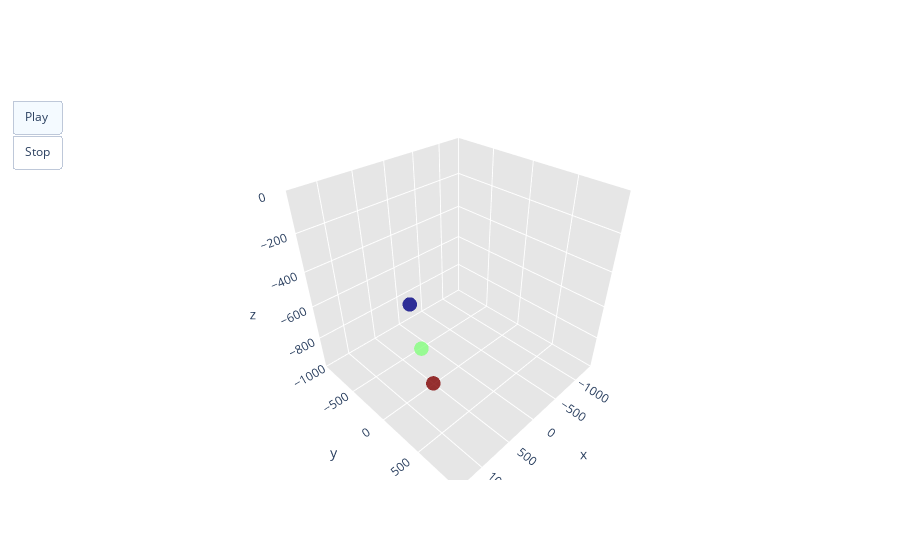

The code cell stored with this chart in its notebook:
### Markdown cell above
### 3D Plotting

### Code cell
# this cell was copied and pasted straight from the FreeMoCap output .ipynb file (except for all of the code for displaying text)

def calculate_axes_means(skeleton_3d_data):
    mx_skel = np.nanmean(skeleton_3d_data[:,0:33,0])
    my_skel = np.nanmean(skeleton_3d_data[:,0:33,1])
    mz_skel = np.nanmean(skeleton_3d_data[:,0:33,2])

    return mx_skel, my_skel, mz_skel

ax_range = 1500

mx_skel, my_skel, mz_skel = calculate_axes_means(freemocap_3d_body_data)

# Create a list of frames
frames = [go.Frame(data=[go.Scatter3d(
    x=freemocap_3d_body_data[i, [11, 13, 15], 0],
    y=freemocap_3d_body_data[i, [11, 13, 15], 1],
    z=freemocap_3d_body_data[i, [11, 13, 15], 2],
    mode='markers',#+text',
    marker=dict(
        size=5,  # Adjust marker size as needed
        color=freemocap_3d_body_data[i, 11:17:2, 1],
        colorscale='Jet',
        opacity=0.8
    )
)], name=str(i),
# add spherical coord annotations -BD
layout = go.Layout(annotations = [
    dict(
        text = "( Theta-arm : Bicep force : Theta-u (elbow angle) ): ",
        x = 0.1, y = 1,
        showarrow = False
    ),
    dict(
        text = "\t" + str(freemocap_3d_body_data[i, 26, :]),
        x = 0.1, y = 0.9,
        showarrow = False
    ),
    dict(
        text = "Rho: " + str(freemocap_3d_body_data[i, 27, :]),
        x = 0.1, y = 0.8,
        showarrow = False
    ),
    dict(
        text = "Theta: " + str(freemocap_3d_body_data[i, 28, :]),
        x = 0.1, y = 0.7,
        showarrow = False
    ),
    dict(
        text = "Phi: " + str(freemocap_3d_body_data[i, 29, :]),
        x = 0.1, y = 0.6,
        showarrow = False
    ),
])
) for i in range(freemocap_3d_body_data.shape[0])]

# Define axis properties
axis = dict(
    showbackground=True,
    backgroundcolor="rgb(230, 230,230)",
    gridcolor="rgb(255, 255, 255)",
    zerolinecolor="rgb(255, 255, 255)",
)

# Create a figure
fig = go.Figure(
    data=[go.Scatter3d(
        x=freemocap_3d_body_data[0, [11, 13, 15], 0],
        y=freemocap_3d_body_data[0, [11, 13, 15], 1],
        z=freemocap_3d_body_data[0, [11, 13, 15], 2],
        mode='markers',
        marker=dict(
            size=5,  # Adjust marker size as needed
            color=freemocap_3d_body_data[0, 11:17:2, 1],
            colorscale='Jet',
            opacity=0.8
        )
    )],
    layout=go.Layout(
        scene=dict(
            xaxis=dict(axis, range = [-1400, 1400]),            #range=[mx_skel-ax_range, mx_skel+ax_range]), # Adjust range as needed
            yaxis=dict(axis, range = [-1000, 1000]),            #range=[my_skel-ax_range, my_skel+ax_range]), # Adjust range as needed
            zaxis=dict(axis, range = [-1000, 0]),               #range=[mz_skel-ax_range, mz_skel+ax_range]),  # Adjust range as needed
            aspectmode='cube'
        ),
        updatemenus=[dict(
            type='buttons',
            showactive=True,
            buttons=[dict(
                label='Play',
                method='animate',
                args=[None, {"frame": {"duration": 30}}]
            ),
            # add pause button  -BD
            dict(
                args = [[None], {"frame": {"duration": 0, "redraw": False},
                                 "mode": "immediate",
                                 "transition": {"duration": 0}}],
                label = 'Stop',
                method = 'animate'
            )]
        )]
    ),
    frames=frames
)


fig.show()

### Figure 1 — Plotly figure (JSON) as saved in the notebook; plotly's stock layout.template omitted (floating-point values rounded to 4 significant figures)
{"data": [{"marker": {"color": [0, 162.3, 323.8], "colorscale": [[0, "rgb(0,0,131)"], [0.2, "rgb(0,60,170)"], [0.4, "rgb(5,255,255)"], [0.6, "rgb(255,255,0)"], [0.8, "rgb(250,0,0)"], [1, "rgb(128,0,0)"]], "opacity": 0.8, "size": 5}, "mode": "markers", "type": "scatter3d", "x": [825.8, 873.3, 901.2], "y": [0, 162.3, 323.8], "z": [-427.1, -616.7, -765.4]}], "layout": {"scene": {"aspectmode": "cube", "xaxis": {"backgroundcolor": "rgb(230, 230,230)", "gridcolor": "rgb(255, 255, 255)", "range": [-1400, 1400], "showbackground": true, "zerolinecolor": "rgb(255, 255, 255)"}, "yaxis": {"backgroundcolor": "rgb(230, 230,230)", "gridcolor": "rgb(255, 255, 255)", "range": [-1000, 1000], "showbackground": true, "zerolinecolor": "rgb(255, 255, 255)"}, "zaxis": {"backgroundcolor": "rgb(230, 230,230)", "gridcolor": "rgb(255, 255, 255)", "range": [-1000, 0], "showbackground": true, "zerolinecolor": "rgb(255, 255, 255)"}}, "updatemenus": [{"buttons": [{"args": [null, {"frame": {"duration": 30}}], "label": "Play", "method": "animate"}, {"args": [[null], {"frame": {"duration": 0, "redraw": false}, "mode": "immediate", "transition": {"duration": 0}}], "label": "Stop", "method": "animate"}], "showactive": true, "type": "buttons"}]}}
